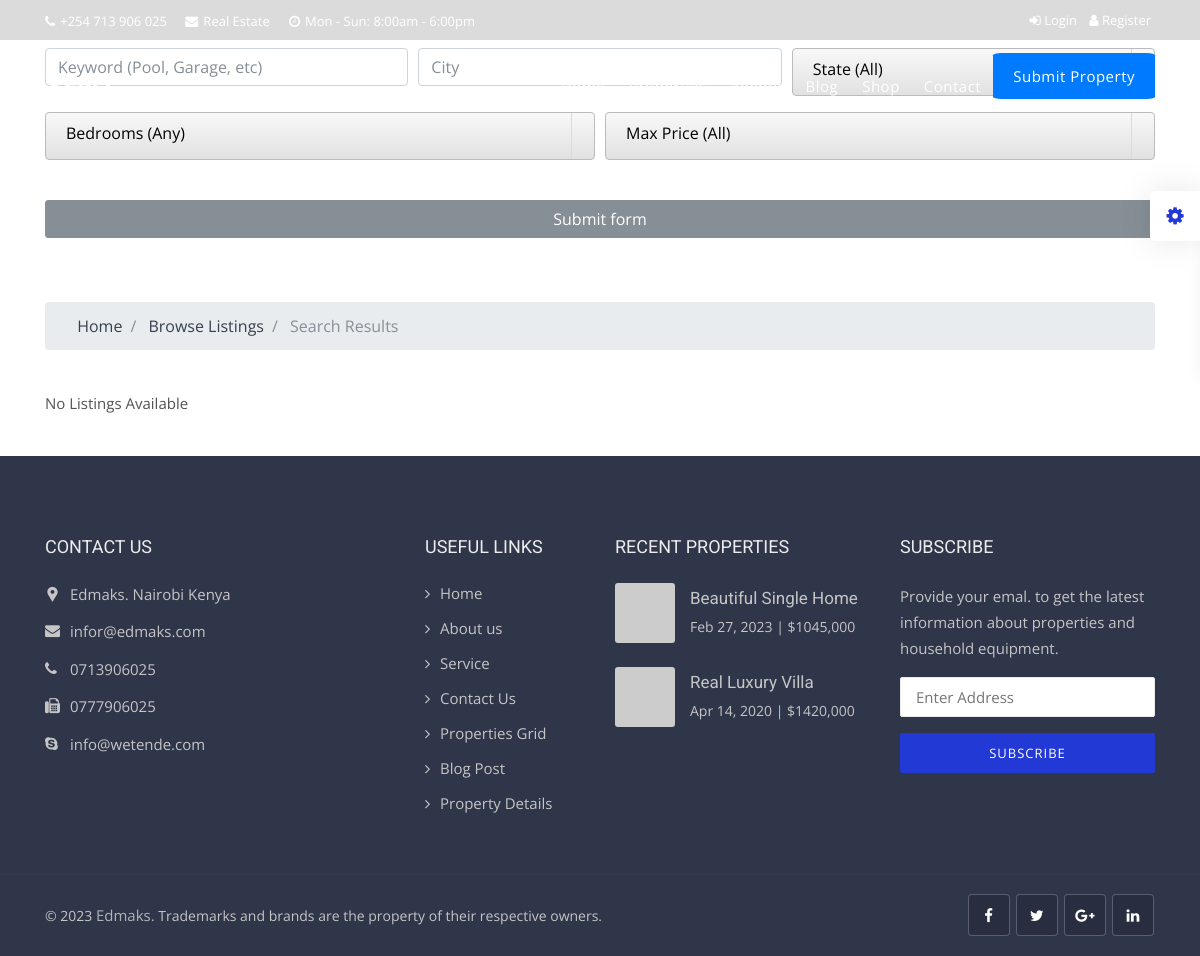
The app's page /listings/search, older data.
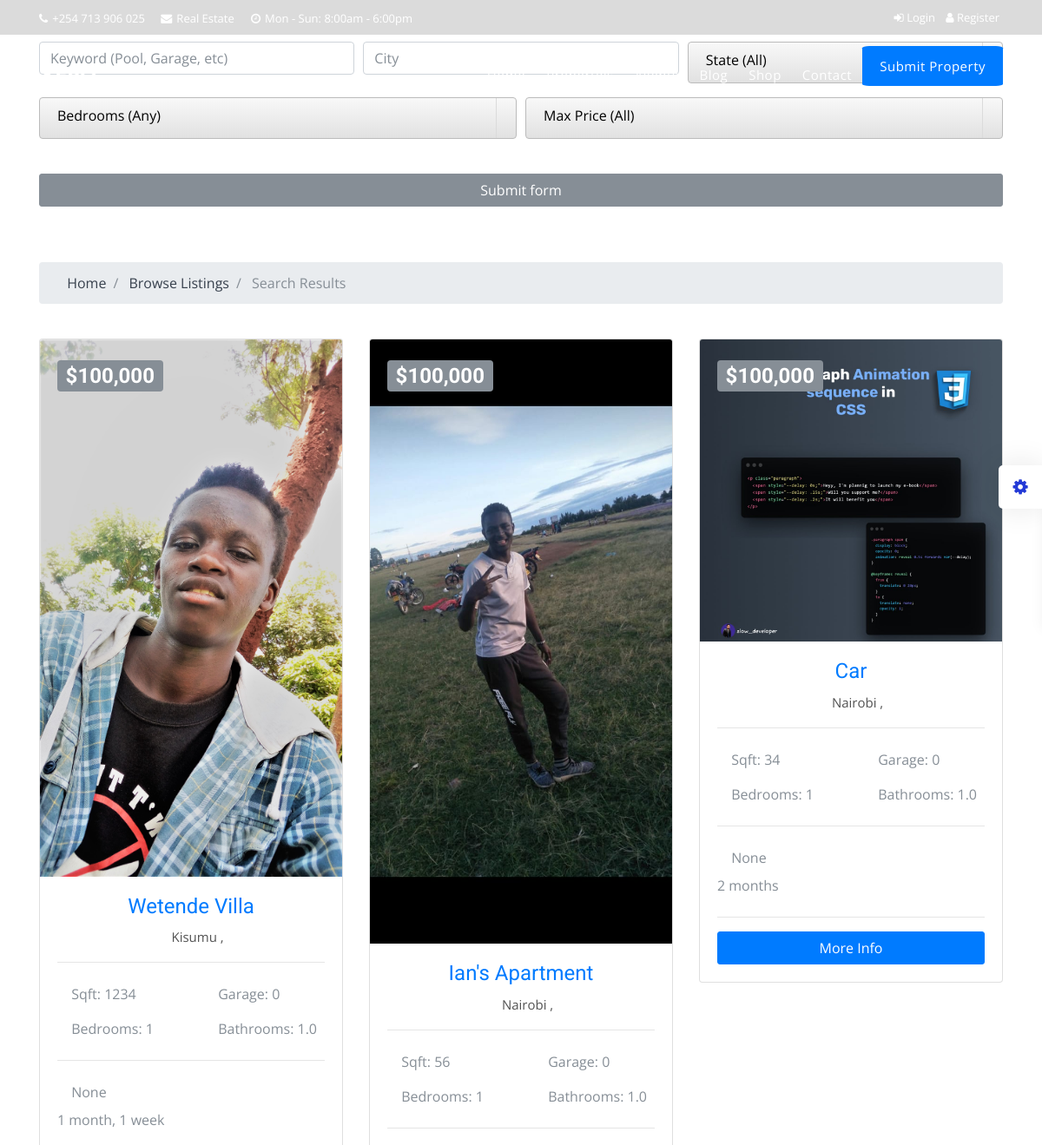
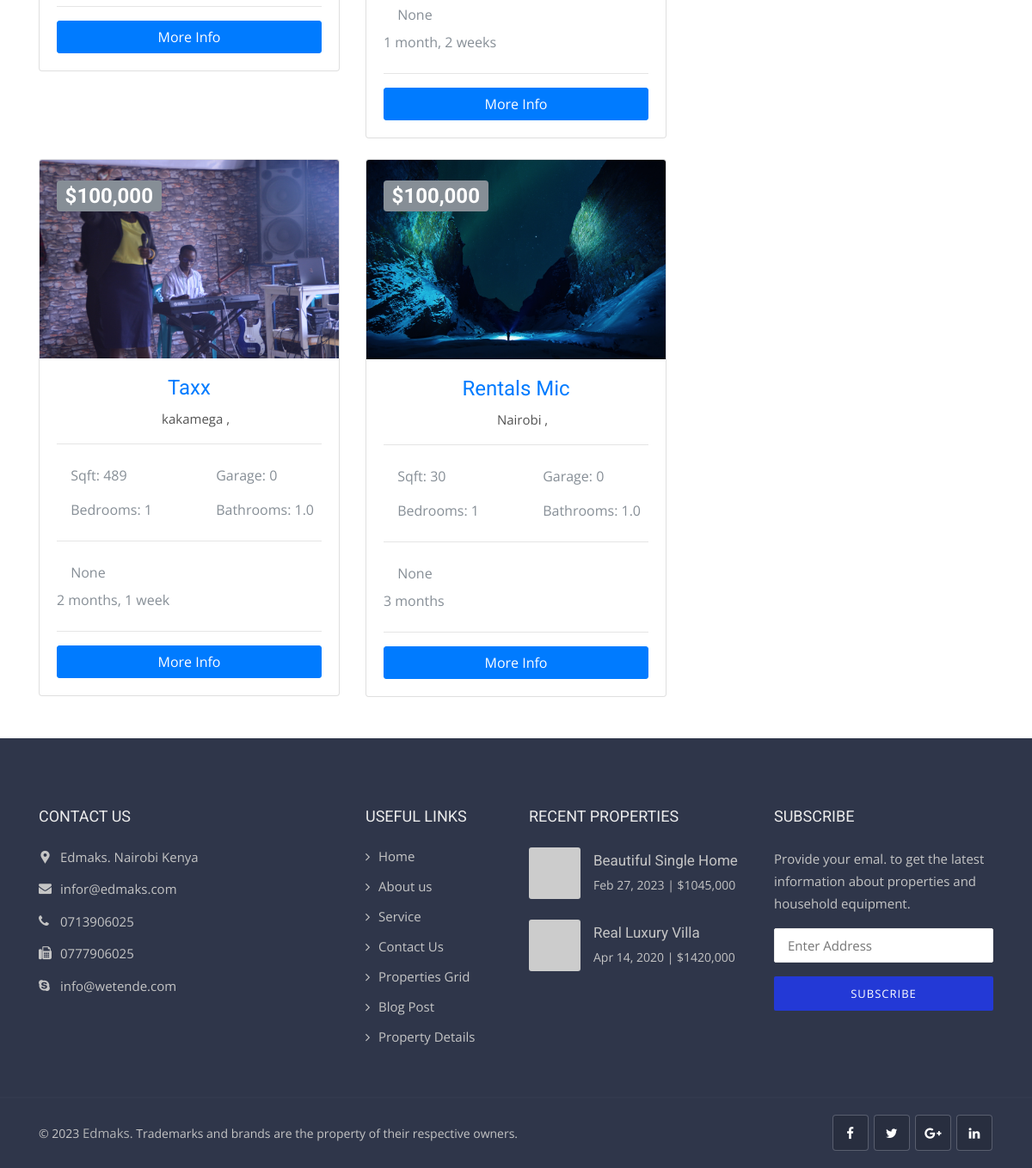
The same page, newer data (2 pictures, top to bottom).
### listings/models.py (models this page shows, shortened)
class Listing(models.Model):
  realtor = models.ForeignKey(Realtor, on_delete=models.DO_NOTHING, blank=True, null=True)
  user = models.ForeignKey(User, on_delete=models.DO_NOTHING, blank=True, null=True)
  title = models.CharField(max_length=200)
  address = models.CharField(max_length=200)
  city = models.CharField(max_length=100)
  county = models.CharField(max_length=100)
  postal_code = models.CharField(max_length=20)
  description = models.TextField(blank=True)
  p_type = models.CharField(max_length=100, choices=property_type, default='Office', blank=True, null=True)
  price = models.IntegerField()
  bedrooms = models.IntegerField()
  bathrooms = models.DecimalField(max_digits=2, decimal_places=1)
  garage = models.IntegerField(default=0)
  sqft = models.IntegerField()
  photo_main = models.ImageField(upload_to='photos/%Y/%m/%d/', blank=True)
  photo_1 = models.ImageField(upload_to='photos/%Y/%m/%d/', blank=True)
  photo_2 = models.ImageField(upload_to='photos/%Y/%m/%d/', blank=True)
  photo_3 = models.ImageField(upload_to='photos/%Y/%m/%d/', blank=True)
  photo_4 = models.ImageField(upload_to='photos/%Y/%m/%d/', blank=True)
  photo_5 = models.ImageField(upload_to='photos/%Y/%m/%d/', blank=True)
  photo_6 = models.ImageField(upload_to='photos/%Y/%m/%d/', blank=True)
  is_published = models.BooleanField(default=True)
  list_date = models.DateTimeField(default=datetime.now, blank=True)

### listings/views.py (the view)
# urls.py: path('search', views.search, name='search'),
def search(request):
  queryset_list = Listing.objects.order_by('-list_date')
  if 'keywords' in request.GET:
    keywords = request.GET['keywords']
    if keywords:
      queryset_list = queryset_list.filter(description__icontains=keywords)
  if 'city' in request.GET:
    city = request.GET['city']
    if city:
      queryset_list = queryset_list.filter(city__iexact=city)
  if 'state' in request.GET:
    state = request.GET['state']
    if state:
      queryset_list = queryset_list.filter(state__iexact=state)
  if 'bedrooms' in request.GET:
    bedrooms = request.GET['bedrooms']
    if bedrooms:
      queryset_list = queryset_list.filter(bedrooms__lte=bedrooms)
  if 'price' in request.GET:
    price = request.GET['price']
    if price:
      queryset_list = queryset_list.filter(price__lte=price)
  context = {
    'state_choices': state_choices,
    'bedroom_choices': bedroom_choices,
    'price_choices': price_choices,
    'listings': queryset_list,
    'values': request.GET
  }
  return render(request, 'listings/search.html', context)

### templates/listings/search.html (shortened to what this page needs)
{% extends 'base.html' %}
{% load humanize %}
{% block content %}
<section id="showcase-inner" class="showcase-search text-white py-5">
    <div class="container">
      <div class="row text-center">
        <div class="col-md-12">
          <form action="{% url 'search' %}">
            <div class="form-row">
              <div class="col-md-4 mb-3">
                <input type="text" name="keywords" class="form-control" placeholder="Keyword (Pool, Garage, etc)" value="{{ values.keywords }}">
              </div>
              <div class="col-md-4 mb-3">
                <input type="text" name="city" class="form-control" placeholder="City" value="{{ values.city }}">
              </div>
              <div class="col-md-4 mb-3">
              </div>
            </div>
            <div class="form-row">
              <div class="col-md-6 mb-3">
              </div>
              <div class="col-md-6 mb-3">
              </div>
            </div>
            <button class="btn btn-secondary btn-block mt-4" type="submit">Submit form</button>
          </form>
        </div>
      </div>
    </div>
  </section>
  <section id="bc" class="mt-3">
    <div class="container">
      <nav aria-label="breadcrumb">
        <ol class="breadcrumb">
          <li class="breadcrumb-item">
            <a href="{% url 'index' %}">
              <i class="fas fa-home"></i> Home</a>
          </li>
          <li class="breadcrumb-item">
            <a href="{% url 'listings' %}">Browse Listings</a>
          </li>
          <li class="breadcrumb-item active"> Search Results</li>
        </ol>
      </nav>
    </div>
  </section>
  <section id="listings" class="py-4">
    <div class="container">
      <div class="row">
        {% if listings %}
          {% for listing in listings %}
          <div class="col-md-6 col-lg-4 mb-4">
              <div class="card listing-preview">
                <img class="card-img-top" src="{{ listing.photo_main.url }}" alt="">
                <div class="card-img-overlay">
                  <h2>
                    <span class="badge badge-secondary text-white">${{ listing.price | intcomma }}</span>
                  </h2>
                </div>
                <div class="card-body">
                  <div class="listing-heading text-center">
                    <h4 class="text-primary">{{ listing.title }}</h4>
                    <p>
                      <i class="fas fa-map-marker text-secondary"></i> {{ listing.city }} {{ listing.state }}, {{ listing.zipcode }}</p>
                  </div>
                  <hr>
                  <div class="row py-2 text-secondary">
                    <div class="col-6">
                      <i class="fas fa-th-large"></i> Sqft: {{ listing.sqft }}</div>
                    <div class="col-6">
                      <i class="fas fa-car"></i> Garage: {{ listing.garage }}</div>
                  </div>
                  <div class="row py-2 text-secondary">
                    <div class="col-6">
                      <i class="fas fa-bed"></i> Bedrooms: {{ listing.bedrooms }}</div>
                    <div class="col-6">
                      <i class="fas fa-bath"></i> Bathrooms: {{ listing.bathrooms }}</div>
                  </div>
                  <hr>
                  <div class="row py-2 text-secondary">
                    <div class="col-12">
                      <i class="fas fa-user"></i> {{ listing.realtor }}</div>
                  </div>
                  <div class="row text-secondary pb-2">
                    <div class="col-6">
                       {{ listing.list_date | timesince }}</div>
                  </div>
                  <hr>
                  <a href="{% url 'listing' listing.id %}" class="btn btn-primary btn-block">More Info</a>
                </div>
              </div>
            </div>
          {% endfor %}
        {% else %}
          <div class="col-md-12">
            <p>No Listings Available</p>
          </div>
        {% endif %}
      </div>
    </div>
  </section>
  {% endblock %}

Row changes from the older to the newer data that the page shows:
added Listing: photo_main (picture), price "100,000", title "Wetende Villa", city "Kisumu", sqft "1234", garage "0", bedrooms "1", bathrooms "1.0", realtor "None", list_date "1 month, 1 week"
added Listing: photo_main (picture), price "100,000", title "Ian's Apartment", city "Nairobi", sqft "56", garage "0", bedrooms "1", bathrooms "1.0", realtor "None", list_date "1 month, 2 weeks"
added Listing: photo_main (picture), price "100,000", title "Car", city "Nairobi", sqft "34", garage "0", bedrooms "1", bathrooms "1.0", realtor "None", list_date "2 months"
added Listing: photo_main (picture), price "100,000", title "Taxx", city "kakamega", sqft "489", garage "0", bedrooms "1", bathrooms "1.0", realtor "None", list_date "2 months, 1 week"
added Listing: photo_main (picture), price "100,000", title "Rentals Mic", city "Nairobi", sqft "30", garage "0", bedrooms "1", bathrooms "1.0", realtor "None", list_date "3 months"
Text that changed along with them:
text no longer shown: "No Listings Available"
